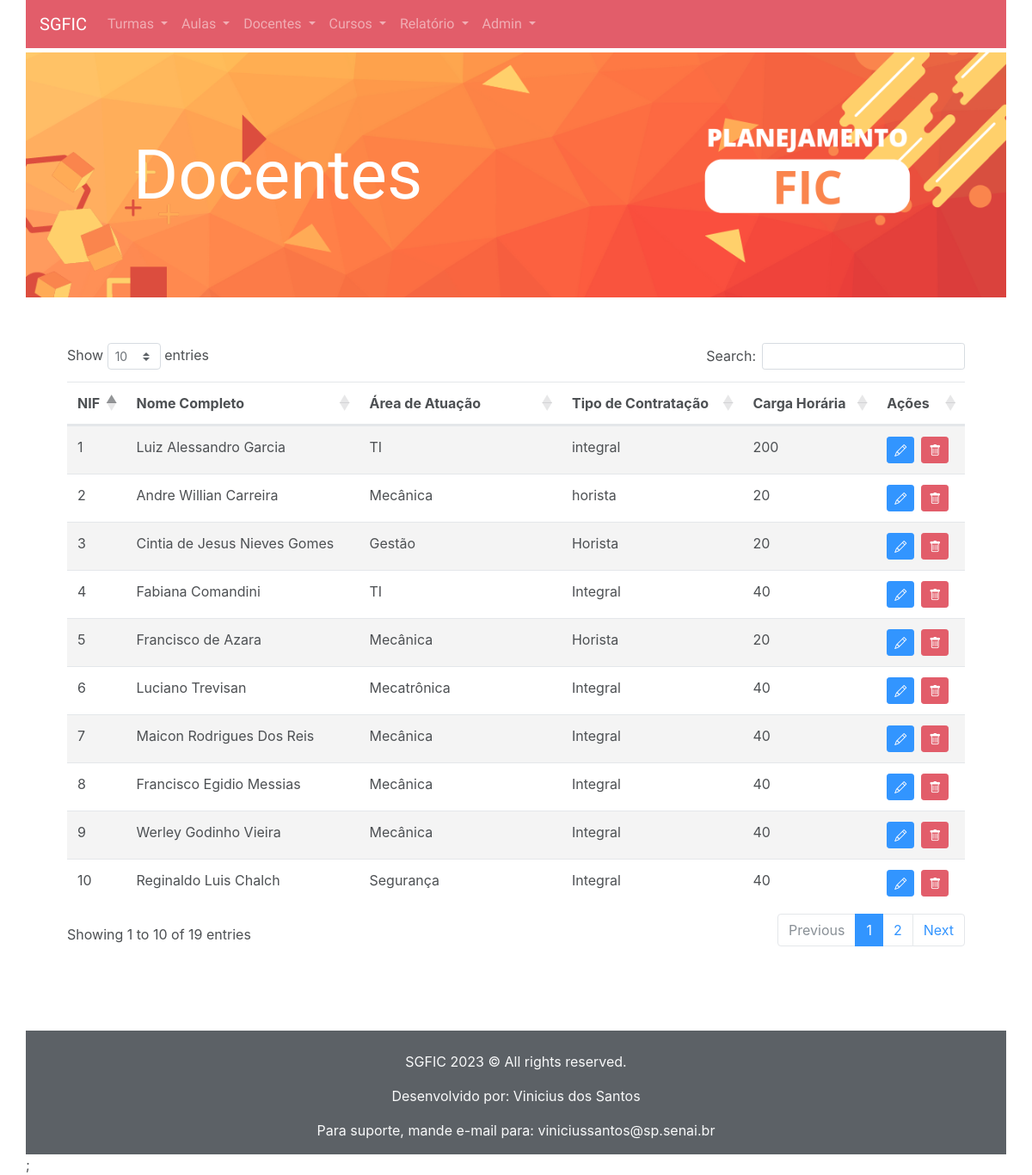
Screenshot of /View/docentes.php with the database file from the repository.
### tables this page shows
CREATE TABLE Docente (
    nif INT PRIMARY KEY,
    NomeCompleto VARCHAR(100),
    areaDeAtuacao VARCHAR(50),
    tipoDeContratacao VARCHAR(20),
    cargaHoraria INT,
    inicioDaJornada TIME,
    fimDaJornada TIME
);

### env.php (called while the page is built)
<?php
$path = '/SGFIC/';

### Model/docente.php (called while the page is built, shortened)
<?php include_once __DIR__ . '/../Database/dbConnect.php';
class Docente
{
    private $nif;
    private $NomeCompleto;
    private $areaDeAtuacao;
    private $tipoDeContratacao;
    private $cargaHoraria;
    public static function buscarTodos()
    {
        $conn = Connect::getConnection();
        $sqlBuscar = "SELECT * FROM Docente ORDER BY nomecompleto ASC";
        $rs = $conn->query($sqlBuscar);
        $docentes = array();
        while ($row = mysqli_fetch_assoc($rs)) {
            $docente = new Docente();
            $docente->setNif($row['nif']);
            $docente->setNomeCompleto($row['NomeCompleto']);
            $docente->setAreaDeAtuacao($row['areaDeAtuacao']);
            $docente->setTipoDeContratacao($row['tipoDeContratacao']);
            $docente->setCargaHoraria($row['cargaHoraria']);
            $docente->setInicioDaJornada($row['inicioDaJornada']);
            $docente->setFimDaJornada($row['fimDaJornada']);
            array_push($docentes, $docente);
        }
        return $docentes;
    }
    public function setNif($nif)
    {
        $this->nif = $nif;
    }
    public function getNif()
    {
        return $this->nif;
    }
    public function setNomeCompleto($NomeCompleto)
    {
        $this->NomeCompleto = $NomeCompleto;
    }
    public function getNomeCompleto()
    {
        return $this->NomeCompleto;
    }
    public function setAreaDeAtuacao($areaDeAtuacao)
    {
        $this->areaDeAtuacao = $areaDeAtuacao;
    }
    public function getAreaDeAtuacao()
    {
        return $this->areaDeAtuacao;
    }
    public function setTipoDeContratacao($tipoDeContratacao)
    {
        $this->tipoDeContratacao = $tipoDeContratacao;
    }
    public function getTipoDeContratacao()
    {
        return $this->tipoDeContratacao;
    }
    public function setCargaHoraria($cargaHoraria)
    {
        $this->cargaHoraria = $cargaHoraria;
    }
    public function getCargaHoraria()
    {
        return $this->cargaHoraria;
    }
}

### View/docentes.php (the view, shortened to what this page needs)
<!DOCTYPE html>
<html lang="en">
<head>
    <?php include_once '../sharedComponents/head.php'; ?>
    <link rel="stylesheet" href="https://cdn.datatables.net/1.11.5/css/dataTables.bootstrap4.min.css">
    <?php
    include_once '../Model/docente.php';
    $docentes = Docente::buscarTodos();
    ?>
</head>
<?php include_once '../sharedComponents/navbar.php'; ?>
<?php $nome_pagina = "Docentes"; ?>
<?php include_once '../sharedComponents/header.php'; ?>
<body class="container pl-0 pr-0">
    <div class="container pl-5 pr-5 pb-5 mt-5">
        <table class="table table-striped" id="docentesTable">
            <thead>
                <tr>
                    <th>NIF</th>
                    <th>Nome Completo</th>
                    <th>Área de Atuação</th>
                    <th>Tipo de Contratação</th>
                    <th>Carga Horária</th>
                    <th>Ações</th>
                </tr>
            </thead>
            <tbody>
                <?php foreach ($docentes as $docente) { ?>
                    <tr>
                        <td><?php echo $docente->getNif(); ?></td>
                        <td><?php echo $docente->getNomeCompleto(); ?></td>
                        <td><?php echo $docente->getAreaDeAtuacao(); ?></td>
                        <td><?php echo $docente->getTipoDeContratacao(); ?></td>
                        <td><?php echo $docente->getCargaHoraria(); ?></td>
                        <td style="display:flex; ">
                            <a href='editarDocente.php?nif=<?php echo $docente->getNif(); ?>' class='btn btn-sm btn-primary'>
                                <i class="bi bi-pencil"></i>
                            </a>
                            <button type="button" class="btn btn-sm btn-danger ml-2" data-toggle="modal" data-target="#confirmModal-<?php echo $docente->getNif(); ?>">
                                <i class="bi bi-trash"></i>
                            </button>
                        </td>
                    </tr>
                <?php } ?>
            </tbody>
        </table>
    </div>
</body>
<?php require_once '../sharedComponents/footer.php' ?>;
</html>

### sharedComponents/head.php (shortened to what this page needs)
<head>
    <link rel="stylesheet" href="https://maxcdn.bootstrapcdn.com/bootstrap/4.5.2/css/bootstrap.min.css">
    <link rel="stylesheet" href="https://cdn.jsdelivr.net/npm/bootstrap-icons@1.3.0/font/bootstrap-icons.css">
    <link rel="stylesheet" href="../View/CSS/style.css">
</head>

### sharedComponents/navbar.php (shortened to what this page needs)
<?php include_once '../env.php'; ?>
<nav class="navbar navbar-expand-lg navbar-dark bg-dark">
    <a class="navbar-brand" href="<?php echo $path; ?>index.php">SGFIC</a>
    <div class="collapse navbar-collapse" id="navbarNav">
        <ul class="navbar-nav">
            <li class="nav-item dropdown <?php if ($_SERVER['PHP_SELF'] === $path . 'View/turmas.php' || $_SERVER['PHP_SELF'] === $path . 'View/adicionarTurma.php') echo 'active'; ?>">
                <a class="nav-link dropdown-toggle" href="#" id="navbarDropdownTurmas" role="button" data-toggle="dropdown" aria-haspopup="true" aria-expanded="false">
                    Turmas
                </a>
            </li>
            <li class="nav-item dropdown <?php if ($_SERVER['PHP_SELF'] === $path . 'View/encontros.php' || $_SERVER['PHP_SELF'] === $path . 'View/adicionarEncontro.php') echo 'active'; ?>">
                <a class="nav-link dropdown-toggle" href="#" id="navbarDropdownEncontros" role="button" data-toggle="dropdown" aria-haspopup="true" aria-expanded="false">
                    Aulas
                </a>
            </li>
            <li class="nav-item dropdown <?php if ($_SERVER['PHP_SELF'] === $path . 'View/docentes.php' || $_SERVER['PHP_SELF'] === $path . 'View/adicionarDocente.php') echo 'active'; ?>">
                <a class="nav-link dropdown-toggle" href="#" id="navbarDropdownDocentes" role="button" data-toggle="dropdown" aria-haspopup="true" aria-expanded="false">
                    Docentes
                </a>
            </li>
            <li class="nav-item dropdown <?php if ($_SERVER['PHP_SELF'] === $path . 'View/cursos.php' || $_SERVER['PHP_SELF'] === $path . 'View/adicionarCurso.php') echo 'active'; ?>">
                <a class="nav-link dropdown-toggle" href="#" id="navbarDropdownCursos" role="button" data-toggle="dropdown" aria-haspopup="true" aria-expanded="false">
                    Cursos
                </a>
            </li>
            <li class="nav-item dropdown <?php if ($_SERVER['PHP_SELF'] === $path . 'View/relatorioMensal.php' || $_SERVER['PHP_SELF'] === $path . 'View/adicionarCurso.php') echo 'active'; ?>">
                <a class="nav-link dropdown-toggle" href="#" id="navbarDropdownCursos" role="button" data-toggle="dropdown" aria-haspopup="true" aria-expanded="false">
                    Relatório
                </a>
            </li>
            <li class="nav-item dropdown <?php if ($_SERVER['PHP_SELF'] === $path . 'View/relatorioMensal.php' || $_SERVER['PHP_SELF'] === $path . 'View/adicionarCurso.php') echo 'active'; ?>">
                <a class="nav-link dropdown-toggle" href="#" id="navbarDropdownCursos" role="button" data-toggle="dropdown" aria-haspopup="true" aria-expanded="false">
                Admin
                </a>
            </li>
        </ul>
    </div>
</nav>

### sharedComponents/header.php
<div class="container pl-0 pr-0" style="position: relative;">
    <a class="navbar-brand mr-0 mt-0" href="#" style="position: relative;">
        <img src="../View/images/FICBANNER.png" alt="FICBanner" style="width: 100%; height: 100%;">
        <span class="ml-2 text-white" style="position: absolute; top: 50%; left: 25%; transform: translate(-50%, -50%); font-family:'Oswald'; font-size:4em; padding: 5px;"><?= $nome_pagina ?></span>
    </a>
</div>

### sharedComponents/footer.php
<footer class="mt-5 bg-dark">
    <div class="row">
        <div class="col-lg-12 text-center text-light">
        <br>
            <p>SGFIC 2023 &copy; All rights reserved.</p>
            <p>Desenvolvido por: Vinicius dos Santos</p>
            <p>Para suporte, mande e-mail para: <a href="mailto:viniciussantos@sp.senai.br" class="text-light">viniciussantos@sp.senai.br</a></p>
        </div>
    </div>
</footer>

### View/CSS/style.css (style rules this page uses)
.navbar-brand { font-family: 'Acme'; }
.nav-link { font-family: Oswald; }
.navbar { background-color: #dc3545 !important; }
.navbar-brand, .navbar-nav .nav-link { color: #fff; }
html { background-color: #ffffff; opacity: 0.8; background-size: 10px 10px; }
body { background-color: white; }

### rows the page displays
docente: nif "2", NomeCompleto "Andre Willian Carreira", areaDeAtuacao "Mecânica", tipoDeContratacao "horista", cargaHoraria "20"
docente: nif "3", NomeCompleto "Cintia de Jesus Nieves Gomes", areaDeAtuacao "Gestão", tipoDeContratacao "Horista", cargaHoraria "20"
docente: nif "4", NomeCompleto "Fabiana Comandini", areaDeAtuacao "TI", tipoDeContratacao "Integral", cargaHoraria "40"
docente: nif "5", NomeCompleto "Francisco de Azara", areaDeAtuacao "Mecânica", tipoDeContratacao "Horista", cargaHoraria "20"
docente: nif "8", NomeCompleto "Francisco Egidio Messias", areaDeAtuacao "Mecânica", tipoDeContratacao "Integral", cargaHoraria "40"
docente: nif "6", NomeCompleto "Luciano Trevisan", areaDeAtuacao "Mecatrônica", tipoDeContratacao "Integral", cargaHoraria "40"
docente: nif "1", NomeCompleto "Luiz Alessandro Garcia", areaDeAtuacao "TI", tipoDeContratacao "integral", cargaHoraria "200"
docente: nif "7", NomeCompleto "Maicon Rodrigues Dos Reis", areaDeAtuacao "Mecânica", tipoDeContratacao "Integral", cargaHoraria "40"
docente: nif "10", NomeCompleto "Reginaldo Luis Chalch", areaDeAtuacao "Segurança", tipoDeContratacao "Integral", cargaHoraria "40"
docente: nif "9", NomeCompleto "Werley Godinho Vieira", areaDeAtuacao "Mecânica", tipoDeContratacao "Integral", cargaHoraria "40"

### other values shown
$nome_pagina "Docentes"
